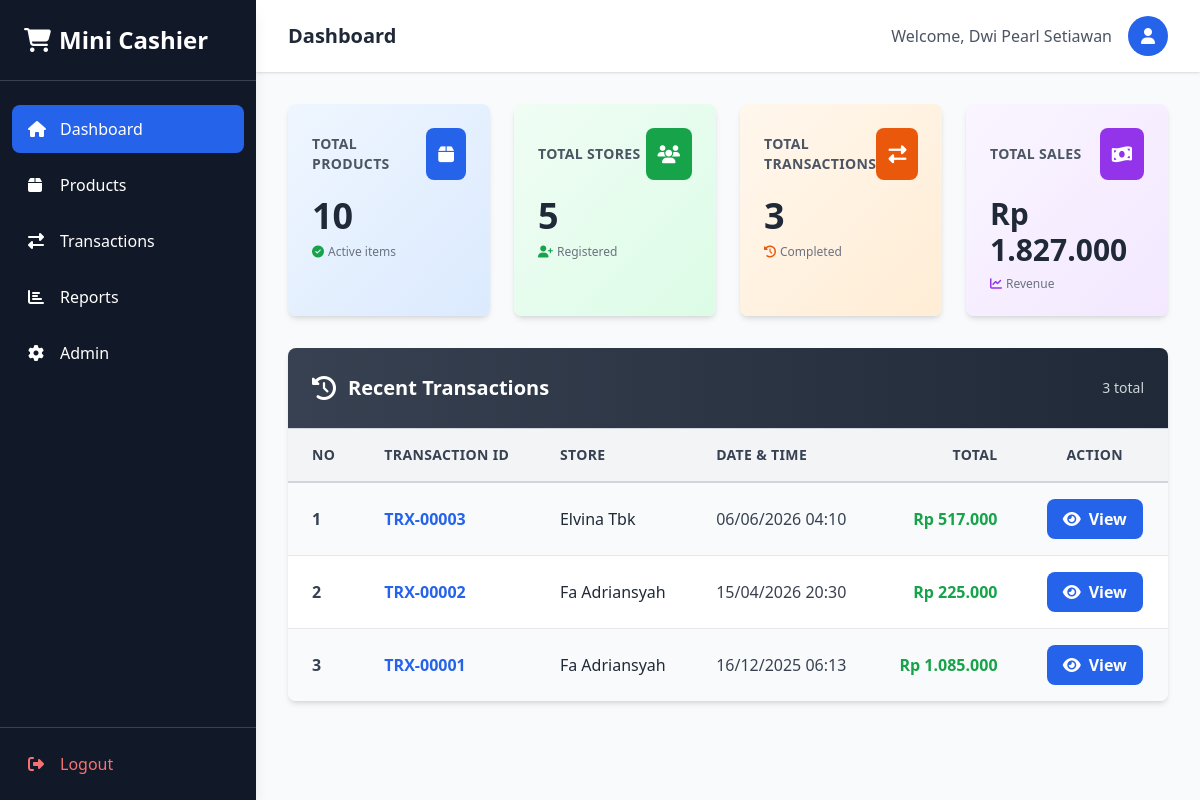
The app's page /index.php (signed in) with its own data.
### tables this page shows
CREATE TABLE `transactions` (
    `transaction_id` INT UNSIGNED AUTO_INCREMENT PRIMARY KEY,
    `store_id` INT UNSIGNED NOT NULL,
    `admin_id` INT UNSIGNED NOT NULL,
    `transaction_date` DATETIME NOT NULL DEFAULT NOW(),
    `payment_type` ENUM('Cash', 'Card') NOT NULL,
    `sub_total` DECIMAL(10, 2) NOT NULL DEFAULT 0.00,
    `created_at` TIMESTAMP DEFAULT CURRENT_TIMESTAMP,
    `updated_at` TIMESTAMP DEFAULT CURRENT_TIMESTAMP ON UPDATE CURRENT_TIMESTAMP,
    `deleted_at` TIMESTAMP NULL DEFAULT NULL,
    CONSTRAINT `fk_transactions_store` FOREIGN KEY (`store_id`) REFERENCES `store` (`store_id`) ON DELETE RESTRICT ON UPDATE CASCADE,
    CONSTRAINT `fk_transactions_admin` FOREIGN KEY (`admin_id`) REFERENCES `admins` (`admin_id`) ON DELETE RESTRICT ON UPDATE CASCADE
);

CREATE TABLE `store` (
    `store_id` INT UNSIGNED AUTO_INCREMENT PRIMARY KEY,
    `store_name` VARCHAR(255) NOT NULL,
    `phone` VARCHAR(50) NOT NULL,
    `address` TEXT NOT NULL,
    `created_at` TIMESTAMP DEFAULT CURRENT_TIMESTAMP,
    `updated_at` TIMESTAMP DEFAULT CURRENT_TIMESTAMP ON UPDATE CURRENT_TIMESTAMP,
    `deleted_at` TIMESTAMP NULL DEFAULT NULL
);

### index.php (called while the page is built, shortened)
<?php
require_once 'controllers/TransactionController.php';
$TC = new TransactionController();
$stats = $TC->getDashboardStatistics();
$recentTransactionsList = $TC->getRecentTransactions(5);
include 'views/dashboard_view.php';

### controllers/Database.php (called while the page is built, shortened)
<?php
class Database
{
  private static ?mysqli $instance = null;
  public static function getConnection(): mysqli
  {
    if (self::$instance === null) {
      self::$instance = new mysqli('localhost', 'root', '', 'mini_cashier');
      self::$instance->set_charset('utf8mb4');
    }
    return self::$instance;
  }
}

### controllers/TransactionController.php (called while the page is built, shortened)
<?php
require_once 'Database.php';
class TransactionController
{
  private mysqli $db;
  public function __construct()
  {
    $this->db = Database::getConnection();
  }
  public function getDashboardStatistics(): array
  {
    $stats = ['products' => 0, 'stores' => 0, 'transactions' => 0, 'sales' => 0.0];
    $resProd = $this->db->query("SELECT COUNT(*) as count FROM products");
    if ($resProd) $stats['products'] = (int)$resProd->fetch_assoc()['count'];
    $resStore = $this->db->query("SELECT COUNT(*) as count FROM store");
    if ($resStore) $stats['stores'] = (int)$resStore->fetch_assoc()['count'];
    $resTx = $this->db->query("SELECT COUNT(*) as count FROM transactions");
    if ($resTx) $stats['transactions'] = (int)$resTx->fetch_assoc()['count'];
    $resSales = $this->db->query("SELECT SUM(sub_total) as total FROM transactions");
    if ($resSales) $stats['sales'] = (float)($resSales->fetch_assoc()['total'] ?? 0.0);
    return $stats;
  }
  public function getRecentTransactions(int $limit = 5): array
  {
    $stmt = $this->db->prepare("
      SELECT t.transaction_id, c.store_name, t.transaction_date, t.sub_total as total
      FROM transactions t
      JOIN store c ON t.store_id = c.store_id
      GROUP BY t.transaction_id
      ORDER BY t.transaction_date DESC
      LIMIT ?
    ");
    $stmt->bind_param("i", $limit);
    $stmt->execute();
    $result = $stmt->get_result()->fetch_all(MYSQLI_ASSOC);
    return $result;
  }
}

### views/dashboard_view.php (the view, shortened to what this page needs)
<!DOCTYPE html>
<html lang="en">
<?php include './head.php' ?>
<body class="bg-gray-50">
  <div class="flex min-h-screen">
    <?php include 'sidebar.php'; ?>
    <main class="flex-1">
      <header class="bg-white shadow">
        <div class="flex items-center justify-between px-8 py-4">
          <h2 class="text-xl font-semibold text-gray-800">Dashboard</h2>
          <div class="flex items-center gap-4">
            <span class="text-gray-600">Welcome, <?php echo htmlspecialchars($_SESSION['fullname'] ?? $_SESSION['username']); ?></span>
            <button class="flex items-center justify-center w-10 h-10 text-white bg-blue-600 rounded-full">
              <i class="fas fa-user"></i>
            </button>
          </div>
        </div>
      </header>
      <div class="p-8">
        <div class="grid grid-cols-1 md:grid-cols-2 lg:grid-cols-4 gap-6 mb-8">
          <div class="bg-gradient-to-br from-blue-50 to-blue-100 rounded-lg shadow-md overflow-hidden hover:shadow-lg transition">
            <div class="p-6">
              <div class="flex items-center justify-between mb-4">
                <h3 class="text-sm font-semibold text-gray-600 uppercase tracking-wide">Total Products</h3>
                <div class="p-3 bg-blue-600 text-white rounded-lg">
                  <i class="fas fa-box text-lg"></i>
                </div>
              </div>
              <p class="text-4xl font-bold text-gray-800"><?php echo (int)$stats['products']; ?></p>
              <p class="text-xs text-gray-500 mt-2"><i class="fas fa-check-circle text-green-600 mr-1"></i>Active items</p>
            </div>
          </div>
          <div class="bg-gradient-to-br from-green-50 to-green-100 rounded-lg shadow-md overflow-hidden hover:shadow-lg transition">
            <div class="p-6">
              <div class="flex items-center justify-between mb-4">
                <h3 class="text-sm font-semibold text-gray-600 uppercase tracking-wide">Total stores</h3>
                <div class="p-3 bg-green-600 text-white rounded-lg">
                  <i class="fas fa-users text-lg"></i>
                </div>
              </div>
              <p class="text-4xl font-bold text-gray-800"><?php echo (int)$stats['stores']; ?></p>
              <p class="text-xs text-gray-500 mt-2"><i class="fas fa-user-plus text-green-600 mr-1"></i>Registered</p>
            </div>
          </div>
          <div class="bg-gradient-to-br from-orange-50 to-orange-100 rounded-lg shadow-md overflow-hidden hover:shadow-lg transition">
            <div class="p-6">
              <div class="flex items-center justify-between mb-4">
                <h3 class="text-sm font-semibold text-gray-600 uppercase tracking-wide">Total Transactions</h3>
                <div class="p-3 bg-orange-600 text-white rounded-lg">
                  <i class="fas fa-exchange-alt text-lg"></i>
                </div>
              </div>
              <p class="text-4xl font-bold text-gray-800"><?php echo (int)$stats['transactions']; ?></p>
              <p class="text-xs text-gray-500 mt-2"><i class="fas fa-history text-orange-600 mr-1"></i>Completed</p>
            </div>
          </div>
          <div class="bg-gradient-to-br from-purple-50 to-purple-100 rounded-lg shadow-md overflow-hidden hover:shadow-lg transition">
            <div class="p-6">
              <div class="flex items-center justify-between mb-4">
                <h3 class="text-sm font-semibold text-gray-600 uppercase tracking-wide">Total Sales</h3>
                <div class="p-3 bg-purple-600 text-white rounded-lg">
                  <i class="fas fa-money-bill-wave text-lg"></i>
                </div>
              </div>
              <p class="text-3xl font-bold text-gray-800">Rp <?php echo number_format($stats['sales'], 0, ',', '.'); ?></p>
              <p class="text-xs text-gray-500 mt-2"><i class="fas fa-chart-line text-purple-600 mr-1"></i>Revenue</p>
            </div>
          </div>
        </div>
        <div class="bg-white rounded-lg shadow-md overflow-hidden">
          <div class="bg-gradient-to-r from-gray-700 to-gray-800 p-6 border-b border-gray-300">
            <div class="flex items-center gap-3">
              <i class="fas fa-history text-white text-2xl"></i>
              <h3 class="text-xl font-bold text-white">Recent Transactions</h3>
              <span class="ml-auto text-gray-300 text-sm"><?php echo (int)$stats['transactions']; ?> total</span>
            </div>
          </div>
          <div class="overflow-x-auto">
            <table class="w-full">
              <thead class="bg-gray-100 border-b-2 border-gray-300">
                <tr>
                  <th class="px-6 py-4 text-left font-bold text-gray-700 text-sm uppercase tracking-wide">No</th>
                  <th class="px-6 py-4 text-left font-bold text-gray-700 text-sm uppercase tracking-wide">Transaction ID</th>
                  <th class="px-6 py-4 text-left font-bold text-gray-700 text-sm uppercase tracking-wide">store</th>
                  <th class="px-6 py-4 text-left font-bold text-gray-700 text-sm uppercase tracking-wide">Date & Time</th>
                  <th class="px-6 py-4 text-right font-bold text-gray-700 text-sm uppercase tracking-wide">Total</th>
                  <th class="px-6 py-4 text-center font-bold text-gray-700 text-sm uppercase tracking-wide">Action</th>
                </tr>
              </thead>
              <tbody class="divide-y divide-gray-200">
                <?php
                $no = 1;
                foreach ($recentTransactionsList as $row) {
                  $transId = str_pad((string)$row['transaction_id'], 5, '0', STR_PAD_LEFT);
                  $date = date('d/m/Y H:i', strtotime($row['transaction_date']));
                  $bg_class = ($no % 2 === 0) ? 'bg-white' : 'bg-gray-50';
                ?>
                  <tr class="<?php echo $bg_class; ?> hover:bg-blue-50 transition">
                    <td class="px-6 py-4 font-semibold text-gray-700"><?php echo $no++; ?></td>
                    <td class="px-6 py-4 font-bold text-blue-600">TRX-<?php echo $transId; ?></td>
                    <td class="px-6 py-4 text-gray-800"><?php echo htmlspecialchars($row['store_name']); ?></td>
                    <td class="px-6 py-4 text-gray-700"><?php echo $date; ?></td>
                    <td class="px-6 py-4 font-bold text-green-600 text-right">Rp <?php echo number_format($row['total'], 0, ',', '.'); ?></td>
                    <td class="px-6 py-4 text-center">
                      <button onclick="viewTransactionDetails(<?php echo (int)$row['transaction_id']; ?>)" class="inline-flex items-center gap-2 px-4 py-2 text-white bg-blue-600 hover:bg-blue-700 rounded-lg transition font-semibold">
                        <i class="fas fa-eye"></i>View
                      </button>
                    </td>
                  </tr>
                <?php } ?>
              </tbody>
            </table>
          </div>
        </div>
      </div>
    </main>
  </div>
</body>
</html>

### records on screen
transactions: transaction_id "00003", store.store_name "Elvina Tbk", transaction_date "06/06/2026 04:10", sub_total "517.000"
transactions: transaction_id "00002", store.store_name "Fa Adriansyah", transaction_date "15/04/2026 20:30", sub_total "225.000"
transactions: transaction_id "00001", store.store_name "Fa Adriansyah", transaction_date "16/12/2025 06:13", sub_total "1.085.000"

### other values on screen
$_SESSION['fullname'] "Dwi Pearl Setiawan"
$stats['products'] "10"
$stats['stores'] "5"
$stats['transactions'] "3"
$stats['sales'] "1.827.000"
